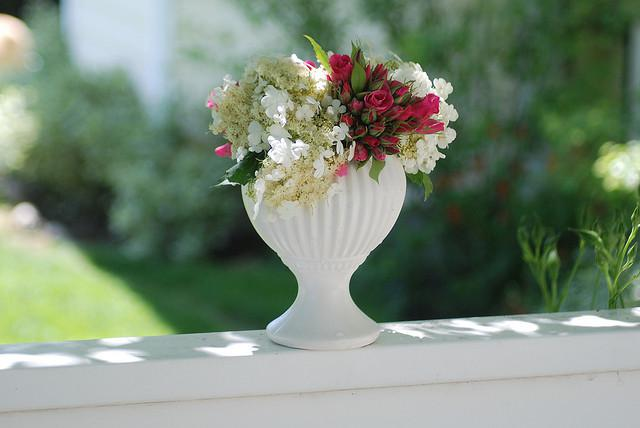
#> input picture data/clean/000000000030.jpg, 640 x 428 px
$ python -i filters.py   (imports and definitions only)
#> lines starting #> are read from the running program, lines starting #| are printed output that depends on the picture
#> further down, picture is the input picture: shape (428, 640, 3); mean B, G, R 119.3, 137.7, 122.6
"""
Restoration / preprocessing methods under comparison.

Every filter shares the same signature: degraded_img (uint8 BGR) ->
restored_img (uint8 BGR). This lets eval_dataset_a.py / eval_dataset_b.py
swap methods interchangeably via the FILTERS registry below instead of
special-casing each one.
"""

import cv2
import numpy as np
from scipy.signal import wiener as scipy_wiener


def raw(image):
    """No-op baseline: the frame YOLO would see with zero preprocessing."""
    return image


def gaussian_filter(image, ksize=5, sigma=1.5):
    """Spatial-domain smoothing baseline. Blurs noise but also edges."""
    return cv2.GaussianBlur(image, (ksize, ksize), sigma)


# [68 lines left out: functions bilateral_filter, wiener_denoise, wiener_deconv, not called in this run]


def clahe_correction(image, clip_limit=2.0, tile_grid_size=8):
    """
    Contrast-Limited Adaptive Histogram Equalization: the standard
    lighting-correction baseline. Unlike the noise/blur filters above,
    this targets illumination, not corruption -- it redistributes the
    luminance histogram in local tiles to recover detail crushed into
    shadows (low light) or blown into highlights (glare), without
    touching color. Applied only to the L channel in LAB space so hue/
    saturation aren't distorted.
    """
#> called with clip_limit = 2, tile_grid_size = 8
    lab = cv2.cvtColor(image, cv2.COLOR_BGR2LAB)
#> lab: shape (428, 640, 3); mean of channels 0, 1, 2 140.1, 118.8, 136.7
    l_channel, a_channel, b_channel = cv2.split(lab)
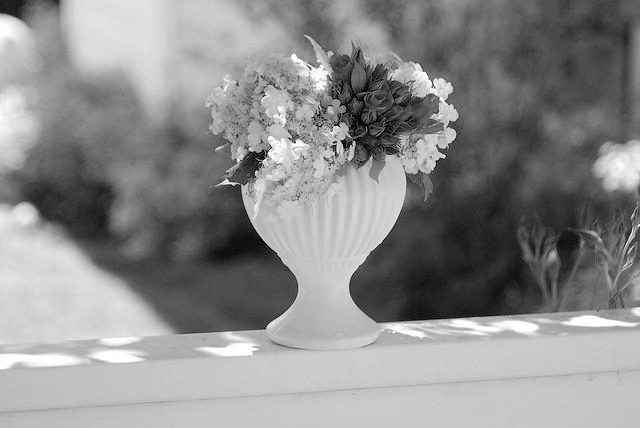
#> l_channel: shape (428, 640); min 0, max 255, mean 140.1
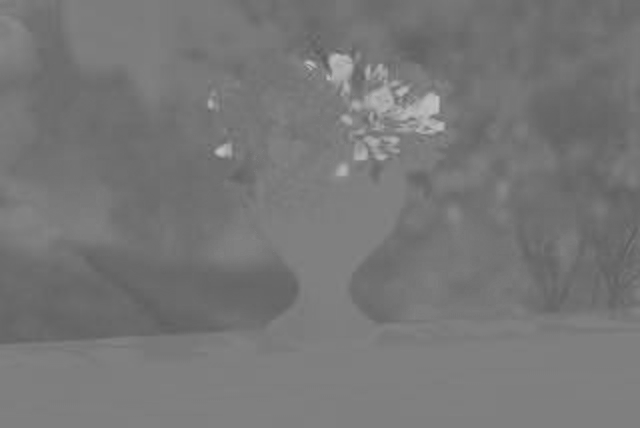
#> a_channel: shape (428, 640); min 91, max 194, mean 118.8
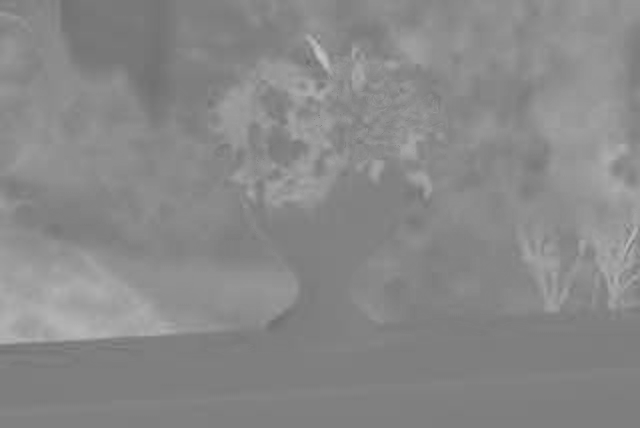
#> b_channel: shape (428, 640); min 110, max 197, mean 136.7

    clahe = cv2.createCLAHE(clipLimit=clip_limit, tileGridSize=(tile_grid_size, tile_grid_size))
    l_corrected = clahe.apply(l_channel)
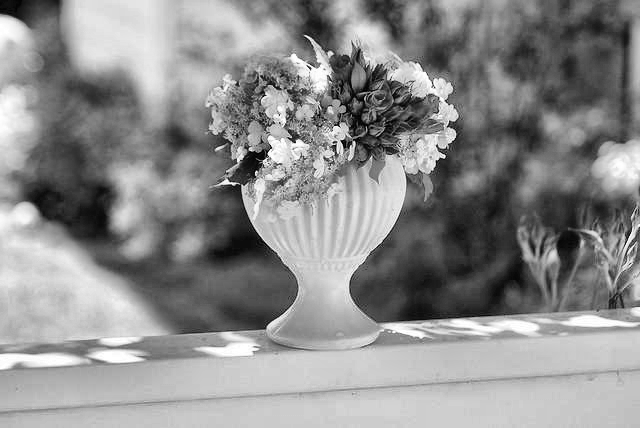
#> l_corrected: shape (428, 640); min 0, max 255, mean 140.8

    corrected = cv2.merge((l_corrected, a_channel, b_channel))
#> corrected: shape (428, 640, 3); mean of channels 0, 1, 2 140.8, 118.8, 136.7
    return cv2.cvtColor(corrected, cv2.COLOR_LAB2BGR)
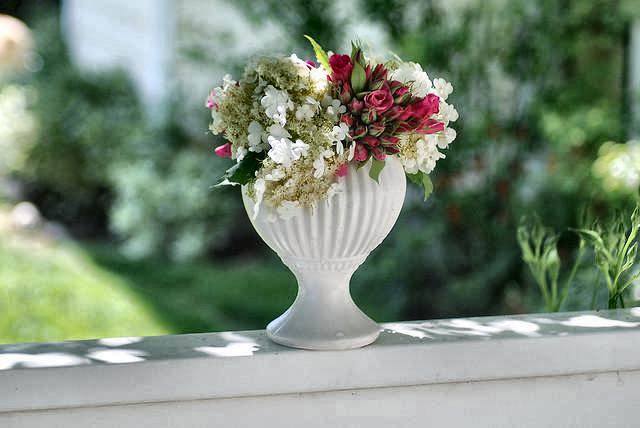
#> returned value: shape (428, 640, 3); mean B, G, R 119.9, 138.6, 123.3


# Central registry -- eval scripts iterate this dict so adding a new
# filter later means adding one line here, not touching the eval loop.
FILTERS = {
    "raw": raw,
    "gaussian": gaussian_filter,
    "bilateral": bilateral_filter,
    "wiener_denoise": wiener_denoise,
    "wiener_deconv": wiener_deconv,
    "clahe": clahe_correction,
}

>>> import cv2
>>> picture = cv2.imread('../data/clean/000000000030.jpg')
>>> result = clahe_correction(picture)

$ run again, on data/clean/000000000036.jpg
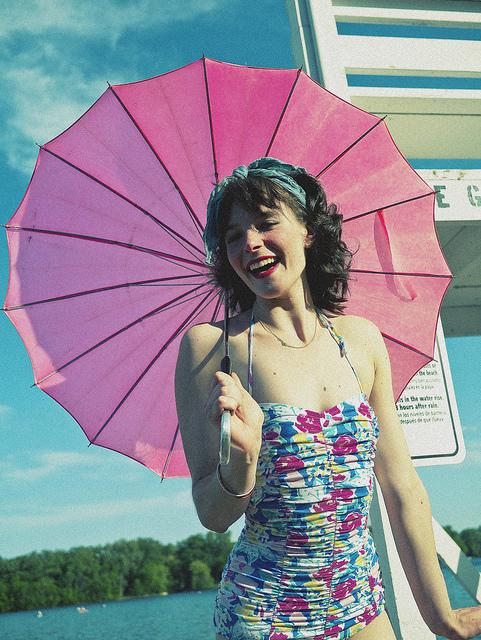
#> input picture data/clean/000000000036.jpg, 481 x 640 px
#> picture is the input picture: shape (640, 481, 3); mean B, G, R 151.3, 140.4, 142.7
#> lab: shape (640, 481, 3); mean of channels 0, 1, 2 151.4, 132.5, 123.9
#> in clahe_correction, `l_corrected = clahe.apply(l_channel)`:
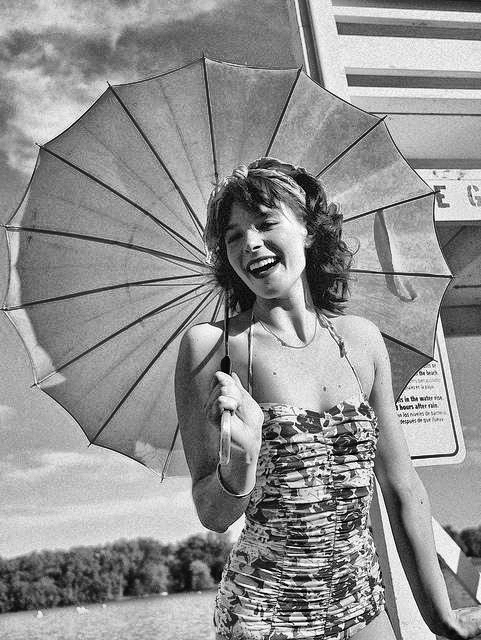
#> l_corrected: shape (640, 481); min 0, max 255, mean 145.3
#> corrected: shape (640, 481, 3); mean of channels 0, 1, 2 145.3, 132.5, 123.9
#> in clahe_correction, `return cv2.cvtColor(corrected, cv2.COLOR_LAB2BGR)`:
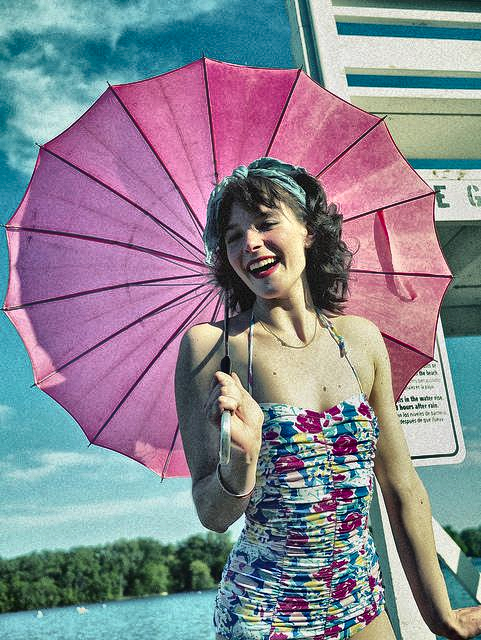
#> returned value: shape (640, 481, 3); mean B, G, R 145.7, 134.8, 136.2

$ run again, on data/clean/000000000042.jpg
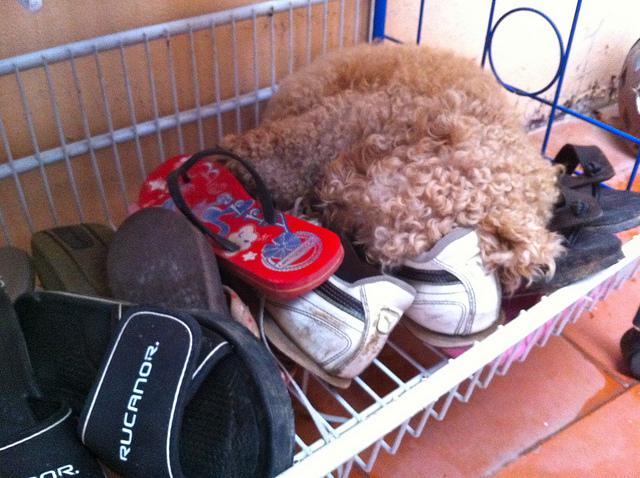
#> input picture data/clean/000000000042.jpg, 640 x 478 px
#> picture is the input picture: shape (478, 640, 3); mean B, G, R 116, 110.8, 138.5
#> lab: shape (478, 640, 3); mean of channels 0, 1, 2 124.3, 140.3, 130
#> in clahe_correction, `l_channel, a_channel, b_channel = cv2.split(lab)`:
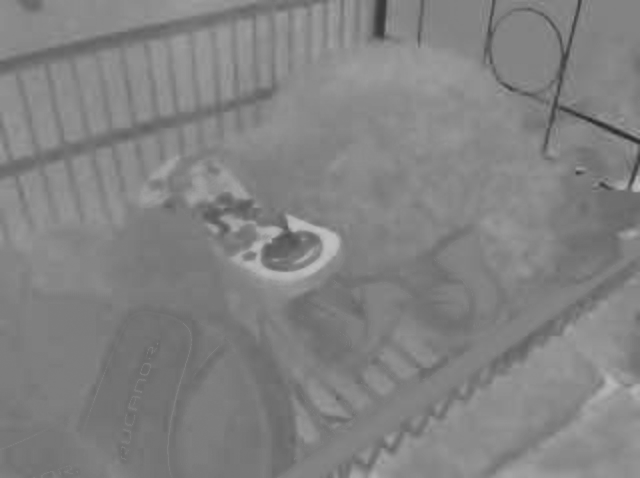
#> b_channel: shape (478, 640); min 41, max 192, mean 130
#> corrected: shape (478, 640, 3); mean of channels 0, 1, 2 129.4, 140.3, 130
#> in clahe_correction, `return cv2.cvtColor(corrected, cv2.COLOR_LAB2BGR)`:
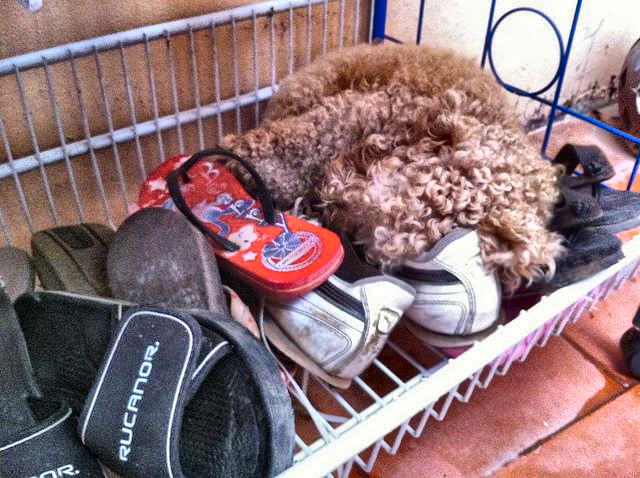
#> returned value: shape (478, 640, 3); mean B, G, R 120.8, 115.9, 142.9

$ run again, on data/clean/000000000049.jpg
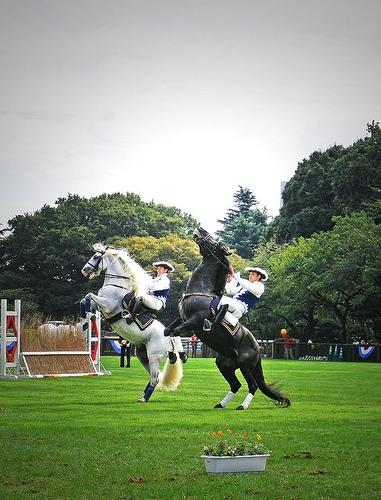
#> input picture data/clean/000000000049.jpg, 381 x 500 px
#> picture is the input picture: shape (500, 381, 3); mean B, G, R 122.8, 148.2, 135.9
#> lab: shape (500, 381, 3); mean of channels 0, 1, 2 149.9, 119.3, 140
#> in clahe_correction, `l_channel, a_channel, b_channel = cv2.split(lab)`:
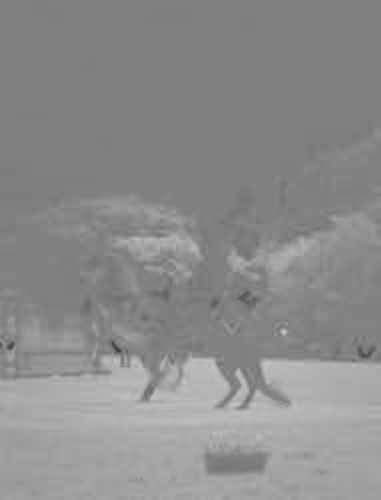
#> b_channel: shape (500, 381); min 57, max 195, mean 140
#> corrected: shape (500, 381, 3); mean of channels 0, 1, 2 151.3, 119.3, 140
#> in clahe_correction, `return cv2.cvtColor(corrected, cv2.COLOR_LAB2BGR)`:
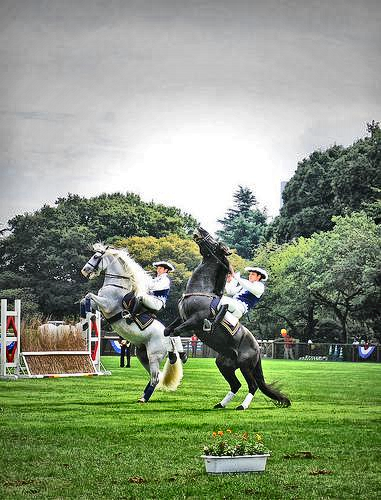
#> returned value: shape (500, 381, 3); mean B, G, R 123.6, 149.3, 136.8
